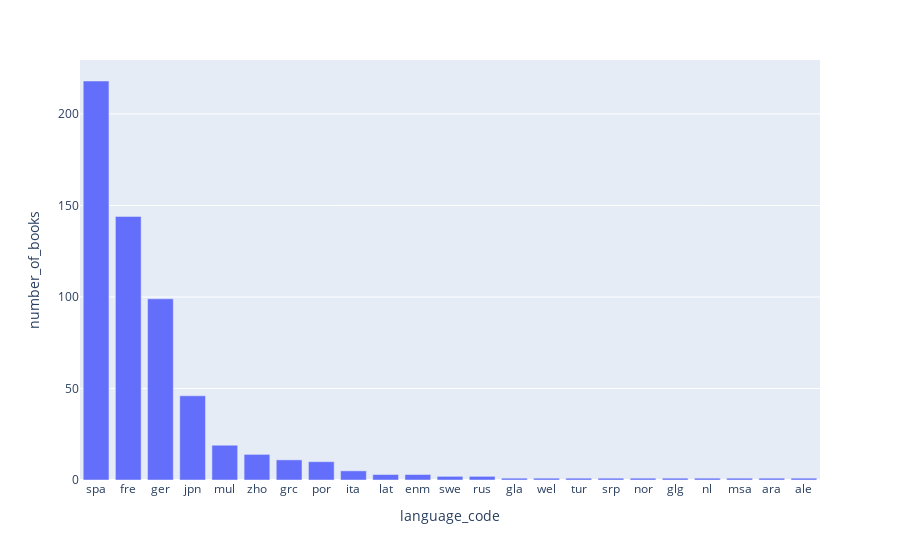

Write notebook code for a chart like this one.
### Code cell
fig = px.bar(all_languages_df, x = "language_code", y = "number_of_books")
fig.show()

### Figure 1 — Plotly figure (JSON) as saved in the notebook; plotly's stock layout.template omitted (floating-point values rounded to 4 significant figures)
{"data": [{"alignmentgroup": "True", "hovertemplate": "language_code=%{x}<br>number_of_books=%{y}<extra></extra>", "legendgroup": "", "marker": {"color": "#636efa", "pattern": {"shape": ""}}, "name": "", "offsetgroup": "", "orientation": "v", "showlegend": false, "textposition": "auto", "type": "bar", "x": ["spa", "fre", "ger", "jpn", "mul", "zho", "grc", "por", "ita", "lat", "enm", "swe", "rus", "gla", "wel", "tur", "srp", "nor", "glg", "nl", "msa", "ara", "ale"], "xaxis": "x", "y": [218, 144, 99, 46, 19, 14, 11, 10, 5, 3, 3, 2, 2, 1, 1, 1, 1, 1, 1, 1, 1, 1, 1], "yaxis": "y"}], "layout": {"barmode": "relative", "legend": {"tracegroupgap": 0}, "margin": {"t": 60}, "xaxis": {"anchor": "y", "domain": [0, 1], "title": {"text": "language_code"}}, "yaxis": {"anchor": "x", "domain": [0, 1], "title": {"text": "number_of_books"}}}}
